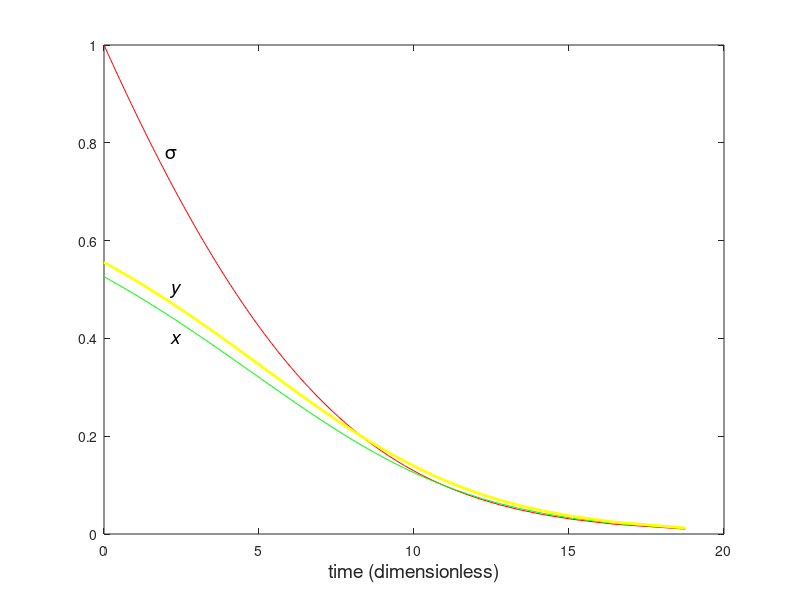

Source code (MATLAB):
%to make plots for ex_two_enzyme

%parameter values
l1=.9; 
l2=.8; 
m1=.5; 
m2=.6; 
a1=.3;

sv2 = -l1*l2+a1*m1*l2+m2*l1-a1*m2*l1;
sv1 = -l2+a1*m1+a1*l2+m2-a1*m2-a1*l1;
th1=-sv1;
th2=-sv2;

s = [.01:.01:1];
I1 = - s/th1 - l1*l2*log(s)/th2+log(th1*s +th2)*l1*l2/th2 ...
	- log(th1* s + th2)*l1/th1-log(th1* s + th2) *l2/th1+th2*log(th1* s+th2)/th1^2;

K =  -1/th1 + log(th1 +th2)*l1*l2/th2 ...
	- log(th1+ th2)*l1/th1-log(th1 + th2)*l2/th1+th2 *log(th1+th2)/th1^2;
	
expr = I1-K;

x = s./(l1+s);
y = s./(l2+s);

plot(expr,s,'r',expr,x,'g',expr,y,'y','linewidth',2)

xlabel('time (dimensionless)','fontsize',14)
text(2,.4,'\it x','fontsize',14)
text(2,.5,'\it y','fontsize',14)
text(2,.78,'\sigma','fontsize',14)

		
